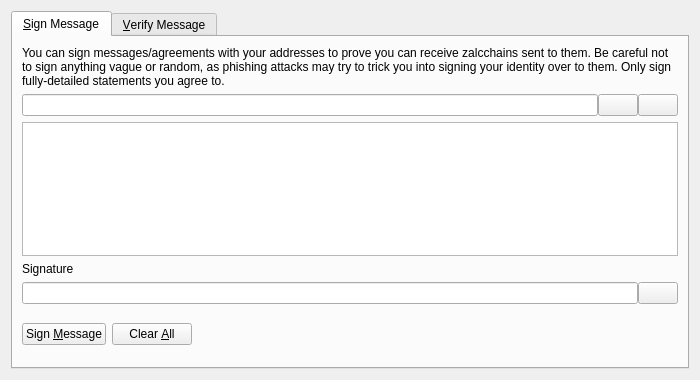
<?xml version="1.0" encoding="UTF-8"?>
<ui version="4.0">
 <class>SignVerifyMessageDialog</class>
 <widget class="QDialog" name="SignVerifyMessageDialog">
  <property name="geometry">
   <rect>
    <x>0</x>
    <y>0</y>
    <width>700</width>
    <height>380</height>
   </rect>
  </property>
  <property name="windowTitle">
   <string>Signatures - Sign / Verify a Message</string>
  </property>
  <property name="modal">
   <bool>true</bool>
  </property>
  <layout class="QVBoxLayout" name="verticalLayout">
   <item>
    <widget class="QTabWidget" name="tabWidget">
     <property name="currentIndex">
      <number>0</number>
     </property>
     <widget class="QWidget" name="tabSignMessage">
      <attribute name="title">
       <string>&amp;Sign Message</string>
      </attribute>
      <layout class="QVBoxLayout" name="verticalLayout_SM">
       <item>
        <widget class="QLabel" name="infoLabel_SM">
         <property name="text">
          <string>You can sign messages/agreements with your addresses to prove you can receive zalcchains sent to them. Be careful not to sign anything vague or random, as phishing attacks may try to trick you into signing your identity over to them. Only sign fully-detailed statements you agree to.</string>
         </property>
         <property name="textFormat">
          <enum>Qt::PlainText</enum>
         </property>
         <property name="wordWrap">
          <bool>true</bool>
         </property>
        </widget>
       </item>
       <item>
        <layout class="QHBoxLayout" name="horizontalLayout_1_SM">
         <property name="spacing">
          <number>0</number>
         </property>
         <item>
          <widget class="QValidatedLineEdit" name="addressIn_SM">
           <property name="toolTip">
            <string>The Zalcchain address to sign the message with</string>
           </property>
          </widget>
         </item>
         <item>
          <widget class="QPushButton" name="addressBookButton_SM">
           <property name="toolTip">
            <string>Choose previously used address</string>
           </property>
           <property name="text">
            <string/>
           </property>
           <property name="icon">
            <iconset resource="../bitcoin.qrc">
             <normaloff>:/icons/address-book</normaloff>:/icons/address-book</iconset>
           </property>
           <property name="shortcut">
            <string>Alt+A</string>
           </property>
           <property name="autoDefault">
            <bool>false</bool>
           </property>
          </widget>
         </item>
         <item>
          <widget class="QPushButton" name="pasteButton_SM">
           <property name="toolTip">
            <string>Paste address from clipboard</string>
           </property>
           <property name="text">
            <string/>
           </property>
           <property name="icon">
            <iconset resource="../bitcoin.qrc">
             <normaloff>:/icons/editpaste</normaloff>:/icons/editpaste</iconset>
           </property>
           <property name="shortcut">
            <string>Alt+P</string>
           </property>
           <property name="autoDefault">
            <bool>false</bool>
           </property>
          </widget>
         </item>
        </layout>
       </item>
       <item>
        <widget class="QPlainTextEdit" name="messageIn_SM">
         <property name="toolTip">
          <string>Enter the message you want to sign here</string>
         </property>
        </widget>
       </item>
       <item>
        <widget class="QLabel" name="signatureLabel_SM">
         <property name="text">
          <string>Signature</string>
         </property>
         <property name="textFormat">
          <enum>Qt::PlainText</enum>
         </property>
        </widget>
       </item>
       <item>
        <layout class="QHBoxLayout" name="horizontalLayout_2_SM">
         <property name="spacing">
          <number>0</number>
         </property>
         <item>
          <widget class="QLineEdit" name="signatureOut_SM">
           <property name="font">
            <font>
             <italic>true</italic>
            </font>
           </property>
           <property name="readOnly">
            <bool>true</bool>
           </property>
          </widget>
         </item>
         <item>
          <widget class="QPushButton" name="copySignatureButton_SM">
           <property name="toolTip">
            <string>Copy the current signature to the system clipboard</string>
           </property>
           <property name="text">
            <string/>
           </property>
           <property name="icon">
            <iconset resource="../bitcoin.qrc">
             <normaloff>:/icons/editcopy</normaloff>:/icons/editcopy</iconset>
           </property>
           <property name="autoDefault">
            <bool>false</bool>
           </property>
          </widget>
         </item>
        </layout>
       </item>
       <item>
        <layout class="QHBoxLayout" name="horizontalLayout_3_SM">
         <item>
          <widget class="QPushButton" name="signMessageButton_SM">
           <property name="toolTip">
            <string>Sign the message to prove you own this Zalcchain address</string>
           </property>
           <property name="text">
            <string>Sign &amp;Message</string>
           </property>
           <property name="icon">
            <iconset resource="../bitcoin.qrc">
             <normaloff>:/icons/edit</normaloff>:/icons/edit</iconset>
           </property>
           <property name="autoDefault">
            <bool>false</bool>
           </property>
          </widget>
         </item>
         <item>
          <widget class="QPushButton" name="clearButton_SM">
           <property name="toolTip">
            <string>Reset all sign message fields</string>
           </property>
           <property name="text">
            <string>Clear &amp;All</string>
           </property>
           <property name="icon">
            <iconset resource="../bitcoin.qrc">
             <normaloff>:/icons/remove</normaloff>:/icons/remove</iconset>
           </property>
           <property name="autoDefault">
            <bool>false</bool>
           </property>
          </widget>
         </item>
         <item>
          <spacer name="horizontalSpacer_1_SM">
           <property name="orientation">
            <enum>Qt::Horizontal</enum>
           </property>
           <property name="sizeHint" stdset="0">
            <size>
             <width>40</width>
             <height>48</height>
            </size>
           </property>
          </spacer>
         </item>
         <item>
          <widget class="QLabel" name="statusLabel_SM">
           <property name="font">
            <font>
             <weight>75</weight>
             <bold>true</bold>
            </font>
           </property>
           <property name="text">
            <string/>
           </property>
           <property name="wordWrap">
            <bool>true</bool>
           </property>
          </widget>
         </item>
         <item>
          <spacer name="horizontalSpacer_2_SM">
           <property name="orientation">
            <enum>Qt::Horizontal</enum>
           </property>
           <property name="sizeHint" stdset="0">
            <size>
             <width>40</width>
             <height>48</height>
            </size>
           </property>
          </spacer>
         </item>
        </layout>
       </item>
      </layout>
     </widget>
     <widget class="QWidget" name="tabVerifyMessage">
      <attribute name="title">
       <string>&amp;Verify Message</string>
      </attribute>
      <layout class="QVBoxLayout" name="verticalLayout_VM">
       <item>
        <widget class="QLabel" name="infoLabel_VM">
         <property name="text">
          <string>Enter the receiver's address, message (ensure you copy line breaks, spaces, tabs, etc. exactly) and signature below to verify the message. Be careful not to read more into the signature than what is in the signed message itself, to avoid being tricked by a man-in-the-middle attack. Note that this only proves the signing party receives with the address, it cannot prove sendership of any transaction!</string>
         </property>
         <property name="textFormat">
          <enum>Qt::PlainText</enum>
         </property>
         <property name="alignment">
          <set>Qt::AlignLeading|Qt::AlignLeft|Qt::AlignTop</set>
         </property>
         <property name="wordWrap">
          <bool>true</bool>
         </property>
        </widget>
       </item>
       <item>
        <layout class="QHBoxLayout" name="horizontalLayout_1_VM">
         <property name="spacing">
          <number>0</number>
         </property>
         <item>
          <widget class="QValidatedLineEdit" name="addressIn_VM">
           <property name="toolTip">
            <string>The Zalcchain address the message was signed with</string>
           </property>
          </widget>
         </item>
         <item>
          <widget class="QPushButton" name="addressBookButton_VM">
           <property name="toolTip">
            <string>Choose previously used address</string>
           </property>
           <property name="text">
            <string/>
           </property>
           <property name="icon">
            <iconset resource="../bitcoin.qrc">
             <normaloff>:/icons/address-book</normaloff>:/icons/address-book</iconset>
           </property>
           <property name="shortcut">
            <string>Alt+A</string>
           </property>
           <property name="autoDefault">
            <bool>false</bool>
           </property>
          </widget>
         </item>
        </layout>
       </item>
       <item>
        <widget class="QPlainTextEdit" name="messageIn_VM"/>
       </item>
       <item>
        <widget class="QValidatedLineEdit" name="signatureIn_VM"/>
       </item>
       <item>
        <layout class="QHBoxLayout" name="horizontalLayout_2_VM">
         <item>
          <widget class="QPushButton" name="verifyMessageButton_VM">
           <property name="toolTip">
            <string>Verify the message to ensure it was signed with the specified Zalcchain address</string>
           </property>
           <property name="text">
            <string>Verify &amp;Message</string>
           </property>
           <property name="icon">
            <iconset resource="../bitcoin.qrc">
             <normaloff>:/icons/transaction_0</normaloff>:/icons/transaction_0</iconset>
           </property>
           <property name="autoDefault">
            <bool>false</bool>
           </property>
          </widget>
         </item>
         <item>
          <widget class="QPushButton" name="clearButton_VM">
           <property name="toolTip">
            <string>Reset all verify message fields</string>
           </property>
           <property name="text">
            <string>Clear &amp;All</string>
           </property>
           <property name="icon">
            <iconset resource="../bitcoin.qrc">
             <normaloff>:/icons/remove</normaloff>:/icons/remove</iconset>
           </property>
           <property name="autoDefault">
            <bool>false</bool>
           </property>
          </widget>
         </item>
         <item>
          <spacer name="horizontalSpacer_1_VM">
           <property name="orientation">
            <enum>Qt::Horizontal</enum>
           </property>
           <property name="sizeHint" stdset="0">
            <size>
             <width>40</width>
             <height>48</height>
            </size>
           </property>
          </spacer>
         </item>
         <item>
          <widget class="QLabel" name="statusLabel_VM">
           <property name="font">
            <font>
             <weight>75</weight>
             <bold>true</bold>
            </font>
           </property>
           <property name="text">
            <string/>
           </property>
           <property name="wordWrap">
            <bool>true</bool>
           </property>
          </widget>
         </item>
         <item>
          <spacer name="horizontalSpacer_2_VM">
           <property name="orientation">
            <enum>Qt::Horizontal</enum>
           </property>
           <property name="sizeHint" stdset="0">
            <size>
             <width>40</width>
             <height>48</height>
            </size>
           </property>
          </spacer>
         </item>
        </layout>
       </item>
      </layout>
     </widget>
    </widget>
   </item>
  </layout>
 </widget>
 <customwidgets>
  <customwidget>
   <class>QValidatedLineEdit</class>
   <extends>QLineEdit</extends>
   <header>qvalidatedlineedit.h</header>
  </customwidget>
 </customwidgets>
 <resources>
  <include location="../bitcoin.qrc"/>
 </resources>
 <connections/>
</ui>
